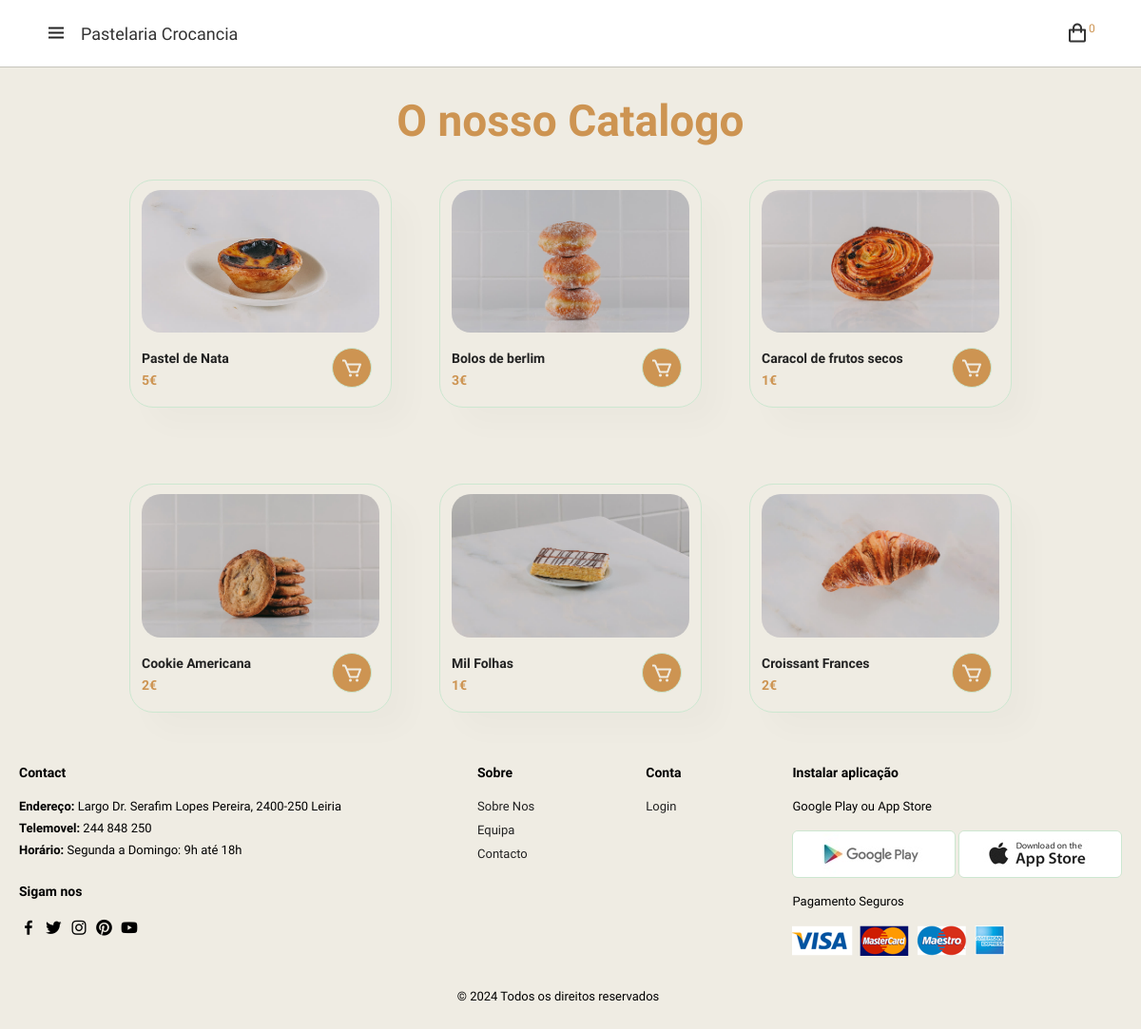
/catalogo.php, run on the app's committed database.
### tables this page shows
CREATE TABLE "Produtos" (
	"ID"	INTEGER NOT NULL,
	"Nome"	TEXT,
	"Preço"	NUMERIC(10, 2),
	"Descrição"	TEXT,
	"Stock"	INTEGER,
	"Imagem"	varchar,
	PRIMARY KEY("ID")
);

### includes/catalogo.inc.php (called while the page is built)
<?php
    include('/includes/conn.php');
    $result = $db->query('SELECT * FROM Produtos');
    $catalogos = array();
    while ($row = $result->fetchArray(SQLITE3_ASSOC)) {
        $catalogos[] = array($row['Imagem'], $row['Nome'], $row['Preço']);
    }
?>

### catalogo.php (the view, shortened to what this page needs)
<!DOCTYPE html>
<html lang="en">
<head>
    <link rel="stylesheet" href="https://cdnjs.cloudflare.com/ajax/libs/font-awesome/6.5.1/css/all.min.css">
    <link rel="stylesheet" href="https://cdn.jsdelivr.net/npm/swiper@11/swiper-bundle.min.css" />
    <link rel="stylesheet" href="https://cdnjs.cloudflare.com/ajax/libs/toastr.js/latest/toastr.min.css">
    <link href='https://unpkg.com/boxicons@2.1.4/css/boxicons.min.css' rel='stylesheet'>
    <link rel="stylesheet" href="style.css">
</head>
<body>
    <nav>
        <div class="logo">
            <i class='bx bx-menu menu-icon'></i>
            <span class="logo-name">Pastelaria Crocancia</span>
        </div>
        <div class="shopping-cart">
            <i class='bx bx-shopping-bag' id="cart-icon"></i>
            <span id="cart-badge" class="cart-badge">0</span>
        </div>
    </nav>
<section id="product1" class="product1">
    <h2>O nosso Catalogo</h2>
    <div class="pro-container">
        <?php
            include('/includes/catalogo.inc.php');
            foreach ($catalogos as $catalogo) {
                $imagem = htmlspecialchars($catalogo[0]);
                $nome = htmlspecialchars($catalogo[1]);
                $preco = htmlspecialchars($catalogo[2]);
        ?>
                <div class="pro cart-box">
                    <img src="<?php echo $imagem; ?>" alt="<?php echo $nome; ?>" class="cart-img">
                    <div class="des">
                        <h5 class="cart-product-title"><?php echo $nome; ?></h5>
                        <h4 class="cart-price"><?php echo $preco; ?>€</h4>
                    </div>
                    <a href="#"><i class='bx bx-cart add-cart'></i></a>
                </div>
        <?php
            }
        ?>
    </div>
</section>
<footer id="footer" class="footer">
        <div class="col">
            <h4>Contact</h4>
            <p><strong>Endereço:</strong> Largo Dr. Serafim Lopes Pereira, 2400-250 Leiria</p>
            <p><strong>Telemovel:</strong> 244 848 250</p>
            <p><strong>Horário:</strong> Segunda a Domingo: 9h até 18h</p>
            <div class="follow">
                <h4>Sigam nos</h4>
                <div class="icon">
                    <i class='bx bxl-facebook'></i>
                    <i class='bx bxl-twitter'></i>
                    <i class='bx bxl-instagram'></i>
                    <i class='bx bxl-pinterest' ></i>
                    <i class='bx bxl-youtube' ></i>
                </div>
            </div>
        </div>
        <div class="col">
            <h4>Sobre</h4>
            <a href="about.php">Sobre Nos</a>
            <a href="about.php">Equipa</a>
            <a href="contact.php">Contacto</a>
        </div>
        <div class="col">
            <h4>Conta</h4>
            <a href="login.php">Login</a>
        </div>
        <div class="col install">
            <h4>Instalar aplicação</h4>
            <p>Google Play ou App Store</p>
            <div class="row">
                <img src="img/pay/play.jpg" alt="">
                <img src="img/pay/app.jpg" alt="">
            </div>
            <p>Pagamento Seguros</p>
            <img src="img/pay/pay.png" alt="">
        </div>
        <div class="copyright">
            <p>© 2024 Todos os direitos reservados</p>
        </div>
    </footer>
</body>
</html>

### style.css (style rules this page uses)
* { font-family: 'Spartan', sans-serif; margin: 0; padding: 0; box-sizing: border-box; outline: none; border: none; text-decoration: none; }
body { width: 100%; min-height: 100%; background-color: var(--white-light); }
:root { --white-light: #efece3; --orange: #cd9452; --black: #222; --white: #fff; --border: .1rem solid #cce7d0; --box-shadow: 0 5rem 1rem rgba(0,0,0.1); }
* > img { user-select: none; pointer-events: none; }
html { font-size: 62.5%; overflow-x: hidden; scroll-behavior: smooth; scroll-padding-top: 6rem; }
nav { padding: 3.5rem; position: fixed; top: 0; left: 0; height: 70px; width: 100%; display: flex; justify-content: space-between; align-items: center; background-color: var(--white); box-shadow: 0 0 1px rgba(0,0,0.1); z-index: 10000; }
nav .logo { display: flex; align-items: center; margin: 0 12px; }
nav .shopping-cart i { font-size: 24px; color: #333; cursor: pointer; }
nav .shopping-cart { margin-right: 20px; }
.logo .menu-icon { color: var(--black); font-size: 24px; margin-right: 14px; cursor: pointer; }
.logo .logo-name { color: #333; font-size: 18px; font-weight: 500; }
nav .cart-badge { position: absolute; color: var(--orange); padding: 0px 0px; border-radius: 50%; font-size: 12px; }
.product1 { margin-top: 10rem; text-align: center; }
.product1 h2 { font-size: 46px; line-height: 54px; color: var(--orange); }
.product1 .pro-container { display: flex; justify-content: center; padding-top: 20px; gap: 5rem; flex-wrap: wrap; }
.product1 .pro { width: 23%; min-width: 250px; padding: 10px 12px; border: var(--border); border-radius: 25px; cursor: default; margin: 15px 0; box-shadow: 20px 20px 30px rgba(0, 0, 0, 0.02); align-items: center; justify-content: center; transition: 0.2s ease; position: relative; }
.product1 .pro img { width: 100%; border-radius: 20px; }
.product1 .pro .des { text-align: start; padding: 10px 0; }
.product1 .pro .des h5 { padding-top: 7px; color: #222; font-size: 14px; }
.product1 .pro .des h4 { padding-top: 7px; font-size: 14px; font-weight: 700; color: var(--orange); }
.product1 .pro i { font-size: 24px; }
.product1 .pro .add-cart { width: 42px; height: 42px; line-height: 42px; border-radius: 50px; background-color: var(--orange); font-weight: 500; color: var(--white-light); border: var(--border); position: absolute; bottom: 20px; right: 20px; }
@media (min-width: 320px) { .review .container .board > h1,p { padding: 0 2em; } }
footer { clear: both; left: 0; bottom: 0; width: 100%; padding: 40px 20px; display: flex; flex-wrap: wrap; justify-content: space-between; }
footer .col { display: flex; flex-direction: column; align-items: flex-start; margin-bottom: 20px; }
footer h4 { font-size: 14px; padding-bottom: 20px; }
footer p { font-size: 13px; margin: 0 0 8px 0; margin-left: 0; padding-left: 0; }
footer a { font-size: 13px; text-decoration: none; color: var(--black); margin-bottom: 10px; }
footer .follow { margin-top: 20px; }
footer .follow i { padding-right: 4px; cursor: pointer; font-size: 20px; }
footer .install .row img { border: var(--border); border-radius: 6px; }
footer .install img { margin: 10px 0 15px 0; }
footer .copyright { width: 100%; text-align: center; }

### data on the page
produtos: shows a picture, Nome "Pastel de Nata", Preço "5"
produtos: shows a picture, Nome "Bolos de berlim", Preço "3"
produtos: shows a picture, Nome "Caracol de frutos secos", Preço "1"
produtos: shows a picture, Nome "Cookie Americana", Preço "2"
produtos: shows a picture, Nome "Mil Folhas", Preço "1"
produtos: shows a picture, Nome "Croissant Frances", Preço "2"
